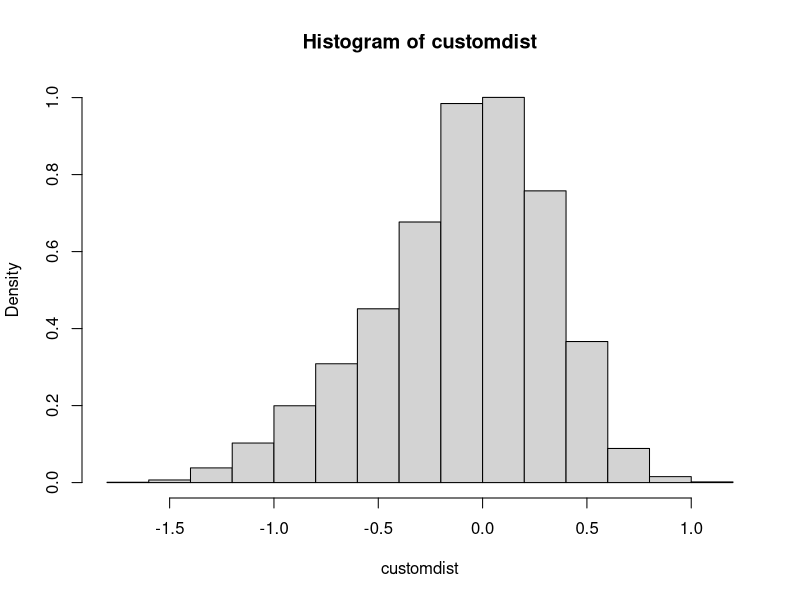

Reproduce this figure in R.
# Function to create a simulated dataset 

# number of species has to be a multiple of 10
S <- 10   # number of focal groups / species
K <- 10   # number of neighbour focals 
pI <- 0.25   # proportion of interactions which are NOT observed 


# Neighbourhood abundance counts
#-------------------------------
# we assume we have a different number of observations for each focal
S_obs <- c(rpois(.1*S, 100), rpois(.2*S, 80), rpois(.5*S, 50), rpois(.2*S, 35))

# we assume that S = K, and that the number of observations of K is relative to their abundance
approx_K_obs <- round(jitter(10*(S_obs), amount = 30))
summedSK <- round(jitter(sapply(S_obs, '*', approx_K_obs)/1000, 20))

# randomly select observations that will be set to 0
obs_to_rm <- sample(seq_along(1:(S*K)), pI*S*K)
# remove unobserved interactions
for(i in 1:(pI*S*K)) {
  summedSK[[obs_to_rm[i]]] <- 0
}

# set up an empty matrix with columns for each neighbours
K_Nmat <- matrix(ncol = K)
for(s in 1:S){ 
  # create a matrix of observations for each focal species
  foo <- matrix(data = 0, nrow = S_obs[s], ncol = K)
  for(j in 1:K) {
    if(summedSK[s, j] > 0)
      for (i in 1:summedSK[s, j]){ 
        # randomly select an observation
        cellN <- round(runif(1, 1, S_obs[s]))
        # fill it with a 1 
        foo[cellN, j] <- foo[cellN, j] + 1  
        # and so on until neighbours are all accounted for
      }
  }
  if(identical(summedSK[s , ], colSums(foo)) == F) message('Error in abundance tallies!')
  K_Nmat <- rbind(K_Nmat, foo)
}
K_Nmat <- K_Nmat[-1, ]  # remove the NA row
if (nrow(K_Nmat) != sum(S_obs)) message('Error in total number of observations!')
if (sum(colSums(K_Nmat) != colSums(summedSK)) > 1) message('Error in neighbour abundances')
colnames(K_Nmat) <- paste0('K', 1:K)


# Parameters
#-----------

# log of species-specific intrinsic performance
sim_a <- runif(20, 2, 7)  

# 'true' interaction strengths 
a <- rnorm( 8000, 0, .3 )
b <- rnorm( 2000, -0.7, .3 )
c <- rnorm( 1000,  0.3, .2 )
customdist <- c( a, b, c ) ## make a weird dist with Kurtosis and Skew
hist(customdist, freq=FALSE)
mean(customdist)
sim_truealpha <- matrix(data = sample(customdist, S*K, replace = F),
                        nrow = S, ncol = K)


# Observed seed set
#------------------
seeds <- rep(NA, length = sum(S_obs))
counter <- 0
for(s in 1:S) {
    for (i in (counter+1):(counter + S_obs[s])) {
      seeds[i] <- round(exp(sim_a[s] - sum(K_Nmat[i, ] * sim_truealpha[s, ])))
    }
  counter <- counter + S_obs[s]
} 

# Simulated dataset
#------------------
# focal identifier
focal <- do.call('c', mapply(rep, 1:S, S_obs, SIMPLIFY = F))
simdata <- cbind(focal, seeds, K_Nmat)
  
  
  
